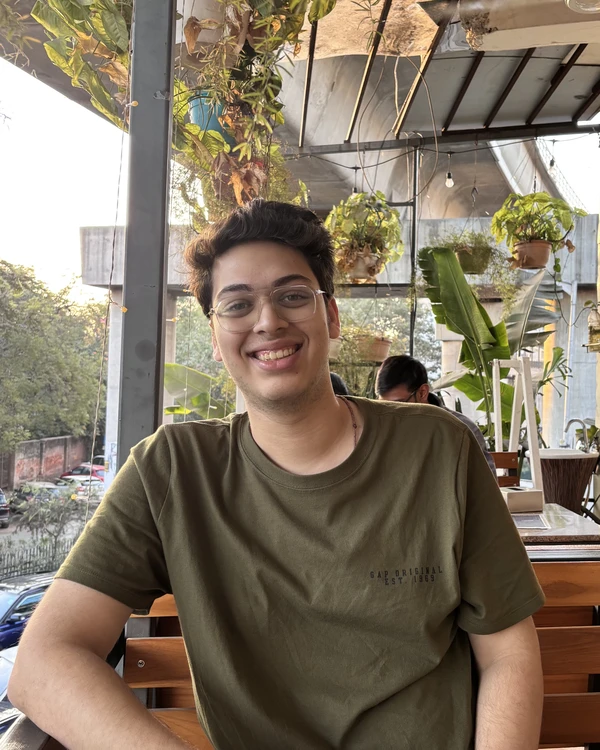
#> input picture assets/team/arnav.webp, 600 x 750 px, given in place of arnav.JPG, which was not available
$ python fast_team_cards.py
#> lines starting #> are read from the running program, lines starting #| are printed output that depends on the picture; pictures that were not available may be replaced by others from this repository, and a replacement may not be noted
import os
from PIL import Image, ImageOps, ImageFilter, ImageDraw

PEOPLE = [
    {"name": "arnav", "file": "arnav.JPG", "out": "assets/team/arnav.webp", "top_ratio": 0.0},
    {"name": "nishant", "file": "nishant.jpeg", "out": "assets/team/nishant.webp", "top_ratio": 0.0},
    {"name": "sachin", "file": "sachin.JPG", "out": "assets/team/sachin.webp", "top_ratio": 0.0},
    {"name": "yash", "file": "yash.jpeg", "out": "assets/team/yash.webp", "top_ratio": 0.0},
]

CARD_W = 600
CARD_H = 750 # 4:5 aspect ratio

def create_studio_card(img_path, out_path, top_ratio=0.0):
#> called with img_path = 'arnav.JPG', out_path = 'assets/team/arnav.webp', top_ratio = 0
    if not os.path.exists(img_path):
        print(f"File missing: {img_path}")
        return

    img = Image.open(img_path)
#> img is the input picture: PIL image 600x750 RGB; mean R, G, B 131.7, 118.6, 101.2
    img = ImageOps.exif_transpose(img)
    img = img.convert("RGBA")
#> img: PIL image 600x750 RGBA

    iw, ih = img.size
#> iw = 600; ih = 750

    # Target 4:5 aspect ratio (0.8)
    target_aspect = CARD_W / float(CARD_H) # 0.8

    if iw / float(ih) > target_aspect:
        # Image is wider than 4:5
        crop_h = ih
        crop_w = int(ih * target_aspect)
        left = (iw - crop_w) // 2
        top = 0
    else:
        # Image is taller than 4:5
        crop_w = iw
#> crop_w = 600
        crop_h = int(iw / target_aspect)
#> crop_h = 750
        left = 0
        # Position top crop window starting from top_ratio to prevent cutting off heads!
        max_top = ih - crop_h
#> max_top = 0
        top = int(max_top * top_ratio)
#> top = 0

    crop_box = (left, top, left + crop_w, top + crop_h)
#> crop_box = (0, 0, 600, 750)
    cropped = img.crop(crop_box)

    # Resize to exactly CARD_W x CARD_H (matching uniform height across all team cards!)
    resized = cropped.resize((CARD_W, CARD_H), Image.Resampling.LANCZOS)

    # Apply warm luxury color grade & dark cinematic vignette overlay
    vignette = Image.new("RGBA", (CARD_W, CARD_H), (0, 0, 0, 0))
#> vignette: PIL image 600x750 RGBA; every value is 0
    draw = ImageDraw.Draw(vignette)

    center_x, center_y = CARD_W // 2, int(CARD_H * 0.45)
    max_r = int(max(CARD_W, CARD_H) * 0.72)

    for r in range(max_r, 0, -8):
        v_alpha = int((1 - (r / max_r) ** 0.85) * 105)
        draw.ellipse([center_x - r, center_y - r, center_x + r, center_y + r], fill=(5, 5, 8, v_alpha))

    vignette = vignette.filter(ImageFilter.GaussianBlur(35))
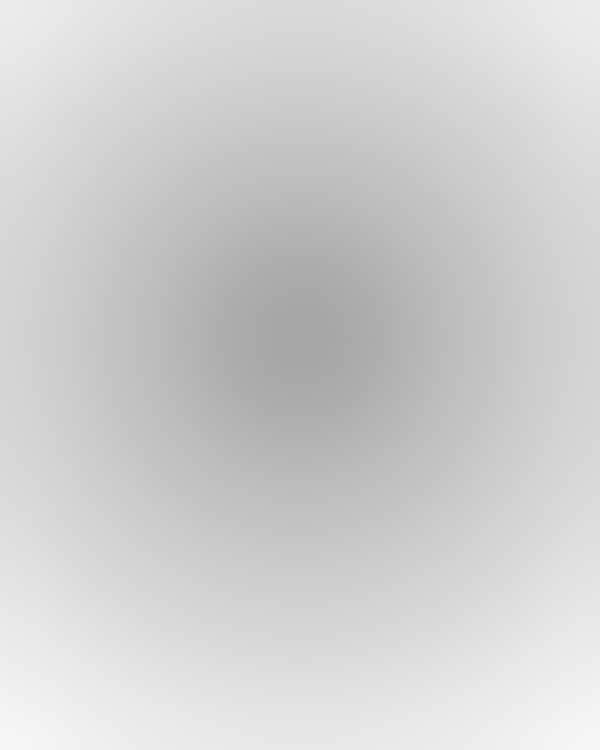
#> vignette: PIL image 600x750 RGBA; mean R, G, B, A 5, 5, 8, 47.7; transparent parts drawn white

    # Composite vignette over resized subject portrait
    final_card = Image.alpha_composite(resized, vignette)
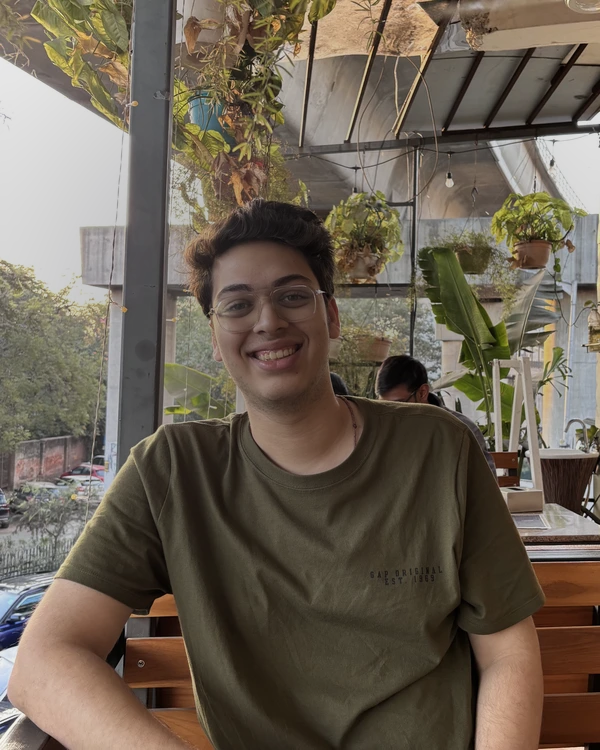
#> final_card: PIL image 600x750 RGBA; mean R, G, B, A 108, 97.3, 83.7, 255

    # Add subtle metallic gold/bronze border stroke (#c79a76)
    border_draw = ImageDraw.Draw(final_card)
    border_draw.rectangle([0, 0, CARD_W-1, CARD_H-1], outline=(199, 154, 118, 140), width=3)

    os.makedirs(os.path.dirname(out_path), exist_ok=True)
    final_card.convert("RGB").save(out_path, "WEBP", quality=93)
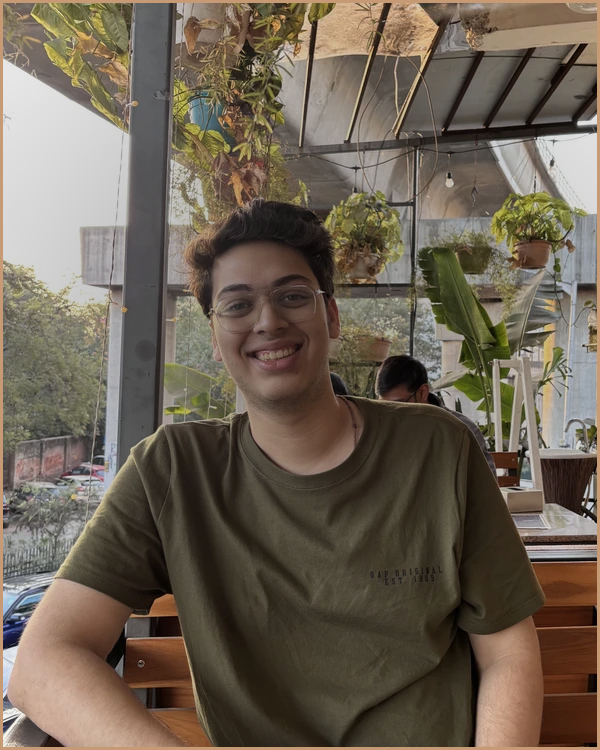
#> saved as arnav.webp: PIL image 600x750 RGB; mean R, G, B 109.2, 97.9, 83.9
    print(f"Created studio team portrait (full headroom): {out_path} ({CARD_W}x{CARD_H})")

if __name__ == "__main__":
    for item in PEOPLE:
        create_studio_card(item["file"], item["out"], item["top_ratio"])
#> pass 2 of the loop `for item in PEOPLE:`:
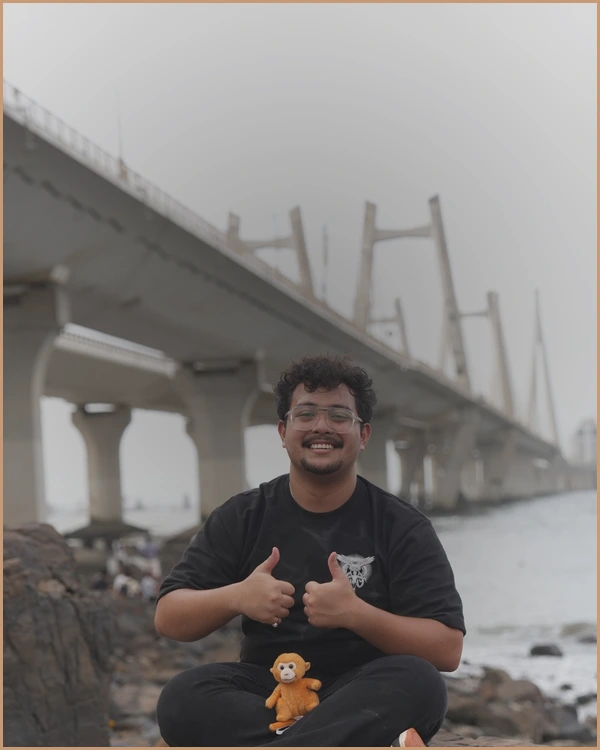
#> input picture assets/team/nishant.webp, 600 x 750 px, given in place of nishant.jpeg, which was not available
#> in create_studio_card, img is the input picture: PIL image 600x750 RGB; mean R, G, B 134.9, 131, 128.7
#> img: PIL image 600x750 RGBA
#> in create_studio_card (call 2), `final_card = Image.alpha_composite(resized, vignette)`:
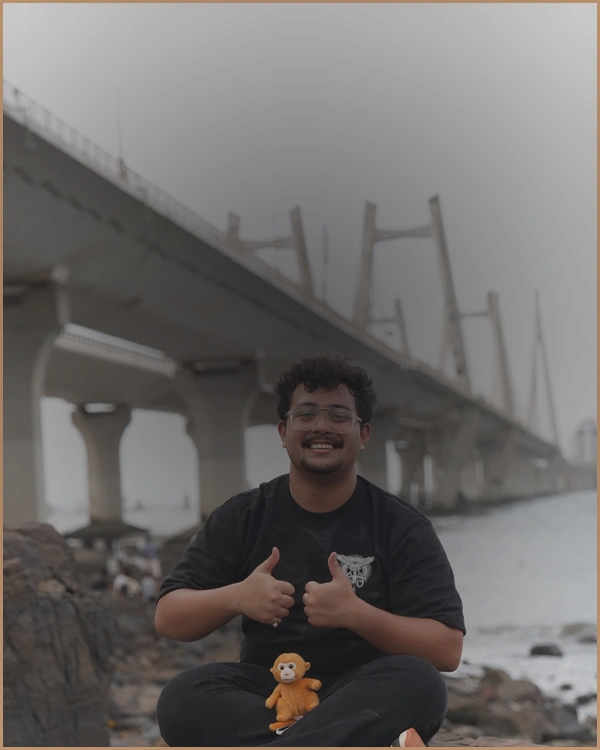
#> final_card: PIL image 600x750 RGBA; mean R, G, B, A 111, 107.7, 106.4, 255
#> in create_studio_card (call 2), `final_card.convert("RGB").save(out_path, "WEBP", quality=93)`:
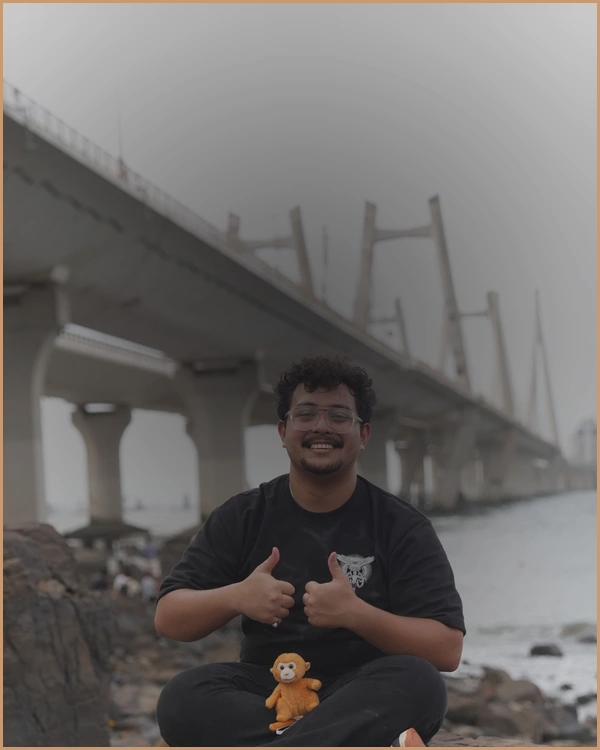
#> saved as nishant.webp: PIL image 600x750 RGB; mean R, G, B 111.4, 108, 106.5
#> pass 3 of the loop `for item in PEOPLE:`:
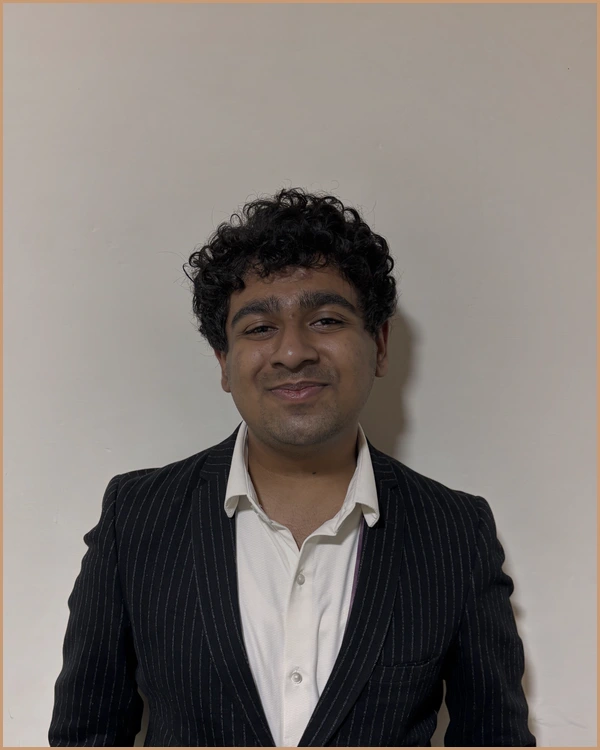
#> input picture assets/team/sachin.webp, 600 x 750 px, given in place of sachin.JPG, which was not available
#> in create_studio_card, img is the input picture: PIL image 600x750 RGB; mean R, G, B 126.2, 119.7, 115.4
#> img: PIL image 600x750 RGBA
#> in create_studio_card (call 3), `final_card = Image.alpha_composite(resized, vignette)`:
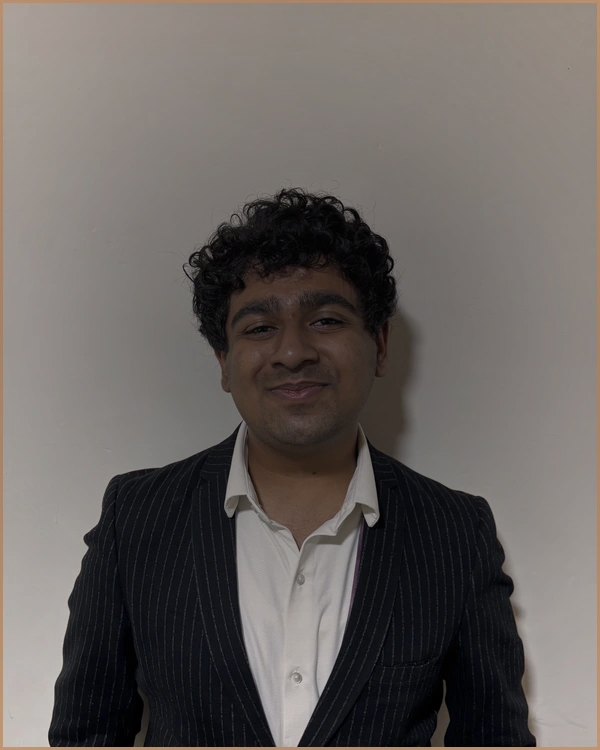
#> final_card: PIL image 600x750 RGBA; mean R, G, B, A 103.9, 98.7, 95.9, 255
#> in create_studio_card (call 3), `final_card.convert("RGB").save(out_path, "WEBP", quality=93)`:
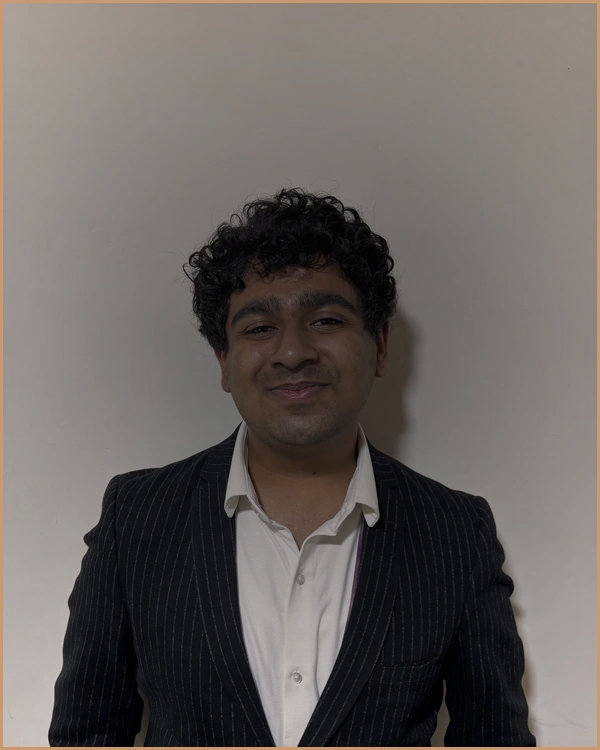
#> saved as sachin.webp: PIL image 600x750 RGB; mean R, G, B 104.4, 99, 96
#> the loop made 4 passes; the first 3 are shown
